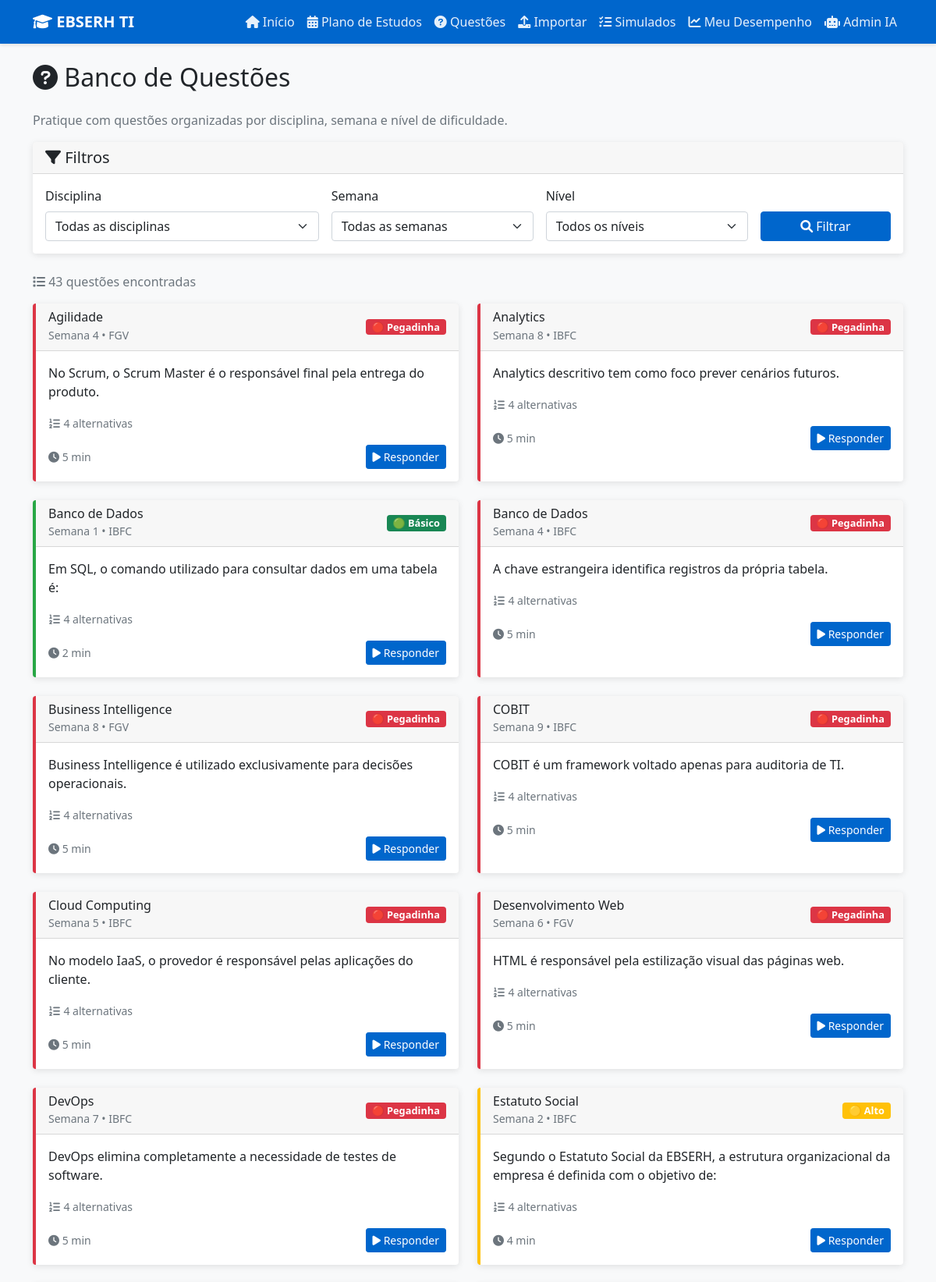
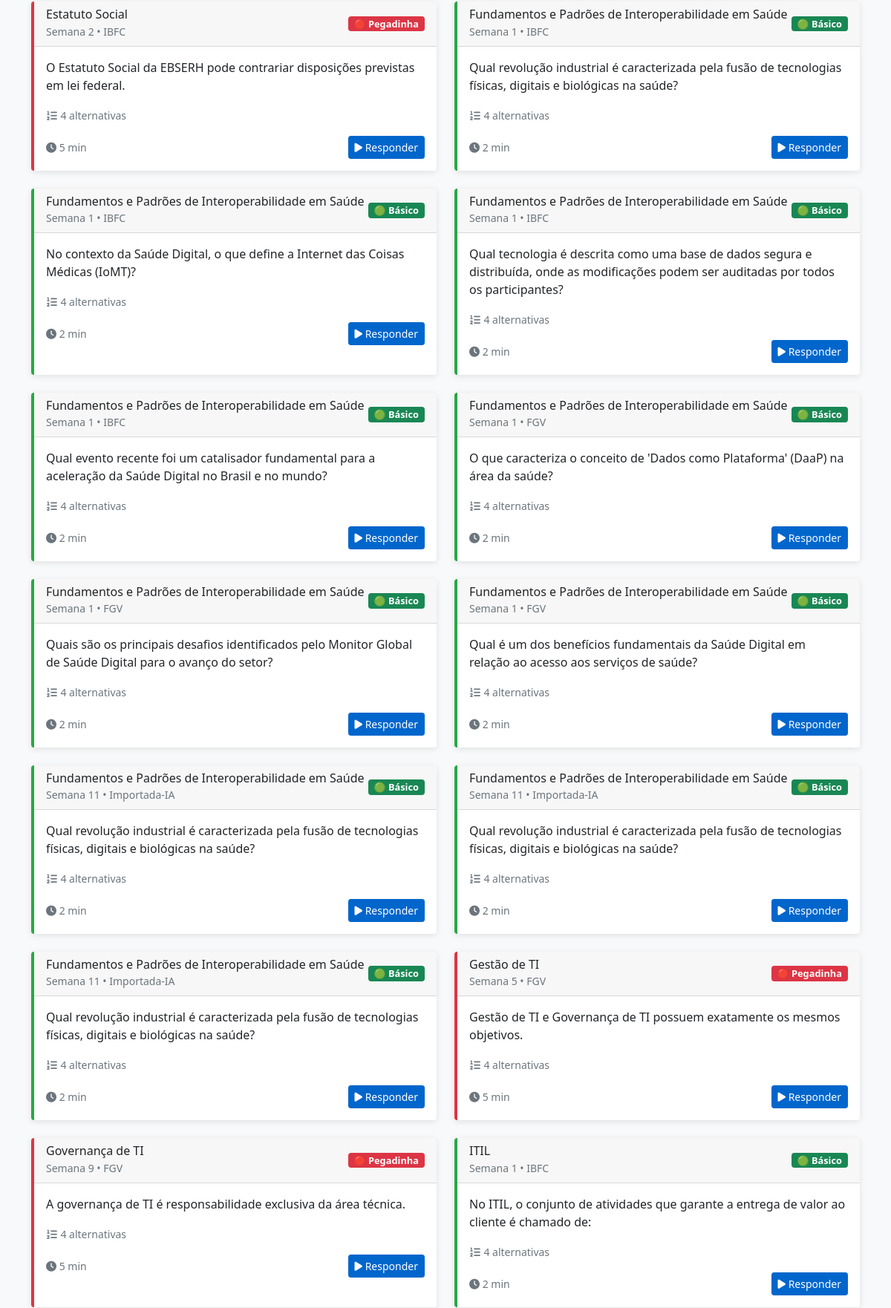
The page /questoes (upper part) on the database its author committed (2 pictures, top to bottom).
### tables this page shows
CREATE TABLE questoes (
            id INTEGER PRIMARY KEY AUTOINCREMENT,
            disciplina TEXT NOT NULL,
            semana INTEGER NOT NULL,
            nivel TEXT NOT NULL CHECK (nivel IN ('Básico', 'Alto', 'Pegadinha')),
            banca TEXT NOT NULL,
            enunciado TEXT NOT NULL,
            alternativas TEXT NOT NULL,
            resposta_correta TEXT NOT NULL,
            comentario TEXT NOT NULL
        , tags TEXT, dificuldade_num INTEGER);

### app.py (the view)
@app.route('/questoes')
def questoes():
    disciplina = request.args.get('disciplina', '')
    semana = request.args.get('semana', '')
    nivel = request.args.get('nivel', '')
    conn = get_db_connection()
    query = 'SELECT DISTINCT disciplina FROM questoes ORDER BY disciplina'
    disciplinas = conn.execute(query).fetchall()
    query = 'SELECT DISTINCT semana FROM questoes ORDER BY semana'
    semanas = conn.execute(query).fetchall()
    query = 'SELECT * FROM questoes WHERE 1=1'
    params = []
    if disciplina:
        query += ' AND disciplina = ?'
        params.append(disciplina)
    if semana:
        query += ' AND semana = ?'
        params.append(semana)
    if nivel:
        query += ' AND nivel = ?'
        params.append(nivel)
    query += ' ORDER BY disciplina, semana, nivel'
    questoes = conn.execute(query, params).fetchall()
    conn.close()
    return render_template('questoes.html',
                         questoes=questoes,
                         disciplinas=disciplinas,
                         semanas=semanas,
                         filtros={'disciplina': disciplina, 'semana': semana, 'nivel': nivel})

### app.py (called while the page is built)
def get_db_connection():
    conn = sqlite3.connect(DB_NAME)
    conn.row_factory = sqlite3.Row
    return conn

### templates/questoes.html (shortened to what this page needs)
{% extends "base.html" %}
{% block content %}
<div class="row">
    <div class="col-12">
        <h2 class="mb-4">
            <i class="fas fa-question-circle"></i> Banco de Questões
        </h2>
        <p class="text-muted">Pratique com questões organizadas por disciplina, semana e nível de dificuldade.</p>
    </div>
</div>
<div class="row mb-4">
    <div class="col-12">
        <div class="card">
            <div class="card-header">
                <h5 class="mb-0"><i class="fas fa-filter"></i> Filtros</h5>
            </div>
            <div class="card-body">
                <form method="GET" action="{{ url_for('questoes') }}">
                    <div class="row g-3">
                        <div class="col-md-4">
                            <label for="disciplina" class="form-label">Disciplina</label>
                            <select class="form-select" id="disciplina" name="disciplina">
                                <option value="">Todas as disciplinas</option>
                            </select>
                        </div>
                        <div class="col-md-3">
                            <label for="semana" class="form-label">Semana</label>
                            <select class="form-select" id="semana" name="semana">
                                <option value="">Todas as semanas</option>
                            </select>
                        </div>
                        <div class="col-md-3">
                            <label for="nivel" class="form-label">Nível</label>
                            <select class="form-select" id="nivel" name="nivel">
                                <option value="">Todos os níveis</option>
                            </select>
                        </div>
                        <div class="col-md-2 d-flex align-items-end">
                            <button type="submit" class="btn btn-primary w-100">
                                <i class="fas fa-search"></i> Filtrar
                            </button>
                        </div>
                    </div>
                </form>
            </div>
        </div>
    </div>
</div>
<div class="row mb-3">
    <div class="col-12">
        <div class="d-flex justify-content-between align-items-center">
            <span class="text-muted">
                <i class="fas fa-list"></i>
                {{ questoes|length }} questões encontradas
            </span>
        </div>
    </div>
</div>
<div class="row g-4">
    {% for questao in questoes %}
    <div class="col-lg-6">
        <div class="card h-100 nivel-{{ questao.nivel.lower().replace('á', 'a').replace('ç', 'c').replace('ê', 'e') }}">
            <div class="card-header d-flex justify-content-between align-items-center">
                <div>
                    <h6 class="mb-0">{{ questao.disciplina }}</h6>
                    <small class="text-muted">Semana {{ questao.semana }} • {{ questao.banca }}</small>
                </div>
                <span class="badge badge-nivel
                    {% if questao.nivel == 'Básico' %}bg-success
                    {% elif questao.nivel == 'Alto' %}bg-warning
                    {% else %}bg-danger{% endif %}">
                    {% if questao.nivel == 'Básico' %}🟢
                    {% elif questao.nivel == 'Alto' %}🟡
                    {% else %}🔴{% endif %}
                    {{ questao.nivel }}
                </span>
            </div>
            <div class="card-body">
                <p class="card-text">{{ questao.enunciado[:150] }}{% if questao.enunciado|length > 150 %}...{% endif %}</p>
                <div class="mb-3">
                    <small class="text-muted">
                        <i class="fas fa-list-ol"></i> 4 alternativas
                    </small>
                </div>
                <div class="d-flex justify-content-between align-items-center">
                    <small class="text-muted">
                        <i class="fas fa-clock"></i>
                        {% if questao.nivel == 'Básico' %}2 min
                        {% elif questao.nivel == 'Alto' %}4 min
                        {% else %}5 min{% endif %}
                    </small>
                    <a href="{{ url_for('questao_detalhe', questao_id=questao.id) }}" class="btn btn-primary btn-sm">
                        <i class="fas fa-play"></i> Responder
                    </a>
                </div>
            </div>
        </div>
    </div>
    {% endfor %}
</div>
{% endblock %}

### templates/base.html (style rules this page uses)
:root { --primary-color: #0066cc; --secondary-color: #004499; --success-color: #28a745; --warning-color: #ffc107; --danger-color: #dc3545; --light-bg: #f8f9fa; }
body { background-color: var(--light-bg); font-family: 'Segoe UI', Tahoma, Geneva, Verdana, sans-serif; }
.btn-primary { background-color: var(--primary-color); border-color: var(--primary-color); }
.card { border: none; box-shadow: 0 2px 8px rgba(0,0,0,0.1); transition: transform 0.3s, box-shadow 0.3s; }
.nivel-basico { border-left: 4px solid var(--success-color); }
.nivel-alto { border-left: 4px solid var(--warning-color); }
.nivel-pegadinha { border-left: 4px solid var(--danger-color); }
.badge-nivel { font-size: 0.8em; padding: 4px 8px; }

### rows shown on the page
questoes: disciplina "Agilidade", semana "4", banca "FGV", nivel "Pegadinha", enunciado "No Scrum, o Scrum Master é o responsável final pela entrega do produto.", shows "5 min"
questoes: disciplina "Analytics", semana "8", banca "IBFC", nivel "Pegadinha", enunciado "Analytics descritivo tem como foco prever cenários futuros.", shows "5 min"
questoes: disciplina "Banco de Dados", semana "1", banca "IBFC", nivel "Básico", enunciado "Em SQL, o comando utilizado para consultar dados em uma tabela é:", shows "2 min"
questoes: disciplina "Banco de Dados", semana "4", banca "IBFC", nivel "Pegadinha", enunciado "A chave estrangeira identifica registros da própria tabela.", shows "5 min"
questoes: disciplina "Business Intelligence", semana "8", banca "FGV", nivel "Pegadinha", enunciado "Business Intelligence é utilizado exclusivamente para decisões operacionais.", shows "5 min"
questoes: disciplina "COBIT", semana "9", banca "IBFC", nivel "Pegadinha", enunciado "COBIT é um framework voltado apenas para auditoria de TI.", shows "5 min"
questoes: disciplina "Cloud Computing", semana "5", banca "IBFC", nivel "Pegadinha", enunciado "No modelo IaaS, o provedor é responsável pelas aplicações do cliente.", shows "5 min"
questoes: disciplina "Desenvolvimento Web", semana "6", banca "FGV", nivel "Pegadinha", enunciado "HTML é responsável pela estilização visual das páginas web.", shows "5 min"
questoes: disciplina "DevOps", semana "7", banca "IBFC", nivel "Pegadinha", enunciado "DevOps elimina completamente a necessidade de testes de software.", shows "5 min"
questoes: disciplina "Estatuto Social", semana "2", banca "IBFC", nivel "Alto", enunciado "Segundo o Estatuto Social da EBSERH, a estrutura organizacional da empresa é definida com o objetivo de:", shows "4 min"
questoes: disciplina "Estatuto Social", semana "2", banca "IBFC", nivel "Pegadinha", enunciado "O Estatuto Social da EBSERH pode contrariar disposições previstas em lei federal.", shows "5 min"
questoes: disciplina "Fundamentos e Padrões de Interoperabilidade em Saúde", semana "1", banca "IBFC", nivel "Básico", enunciado "Qual revolução industrial é caracterizada pela fusão de tecnologias físicas, digitais e biológicas na saúde?", shows "2 min"
questoes: disciplina "Fundamentos e Padrões de Interoperabilidade em Saúde", semana "1", banca "IBFC", nivel "Básico", enunciado "No contexto da Saúde Digital, o que define a Internet das Coisas Médicas (IoMT)?", shows "2 min"
questoes: disciplina "Fundamentos e Padrões de Interoperabilidade em Saúde", semana "1", banca "IBFC", nivel "Básico", enunciado "Qual tecnologia é descrita como uma base de dados segura e distribuída, onde as modificações podem ser auditadas por todos os participantes?", shows "2 min"
questoes: disciplina "Fundamentos e Padrões de Interoperabilidade em Saúde", semana "1", banca "IBFC", nivel "Básico", enunciado "Qual evento recente foi um catalisador fundamental para a aceleração da Saúde Digital no Brasil e no mundo?", shows "2 min"
questoes: disciplina "Fundamentos e Padrões de Interoperabilidade em Saúde", semana "1", banca "FGV", nivel "Básico", enunciado "O que caracteriza o conceito de 'Dados como Plataforma' (DaaP) na área da saúde?", shows "2 min"
questoes: disciplina "Fundamentos e Padrões de Interoperabilidade em Saúde", semana "1", banca "FGV", nivel "Básico", enunciado "Quais são os principais desafios identificados pelo Monitor Global de Saúde Digital para o avanço do setor?", shows "2 min"
questoes: disciplina "Fundamentos e Padrões de Interoperabilidade em Saúde", semana "1", banca "FGV", nivel "Básico", enunciado "Qual é um dos benefícios fundamentais da Saúde Digital em relação ao acesso aos serviços de saúde?", shows "2 min"
questoes: disciplina "Fundamentos e Padrões de Interoperabilidade em Saúde", semana "11", banca "Importada-IA", nivel "Básico", enunciado "Qual revolução industrial é caracterizada pela fusão de tecnologias físicas, digitais e biológicas na saúde?", shows "2 min"
questoes: disciplina "Fundamentos e Padrões de Interoperabilidade em Saúde", semana "11", banca "Importada-IA", nivel "Básico", enunciado "Qual revolução industrial é caracterizada pela fusão de tecnologias físicas, digitais e biológicas na saúde?", shows "2 min"
questoes: disciplina "Fundamentos e Padrões de Interoperabilidade em Saúde", semana "11", banca "Importada-IA", nivel "Básico", enunciado "Qual revolução industrial é caracterizada pela fusão de tecnologias físicas, digitais e biológicas na saúde?", shows "2 min"
questoes: disciplina "Gestão de TI", semana "5", banca "FGV", nivel "Pegadinha", enunciado "Gestão de TI e Governança de TI possuem exatamente os mesmos objetivos.", shows "5 min"
questoes: disciplina "Governança de TI", semana "9", banca "FGV", nivel "Pegadinha", enunciado "A governança de TI é responsabilidade exclusiva da área técnica.", shows "5 min"
questoes: disciplina "ITIL", semana "1", banca "IBFC", nivel "Básico", enunciado "No ITIL, o conjunto de atividades que garante a entrega de valor ao cliente é chamado de:", shows "2 min"

### other values the page prints
{{ questoes|length }} "43"
